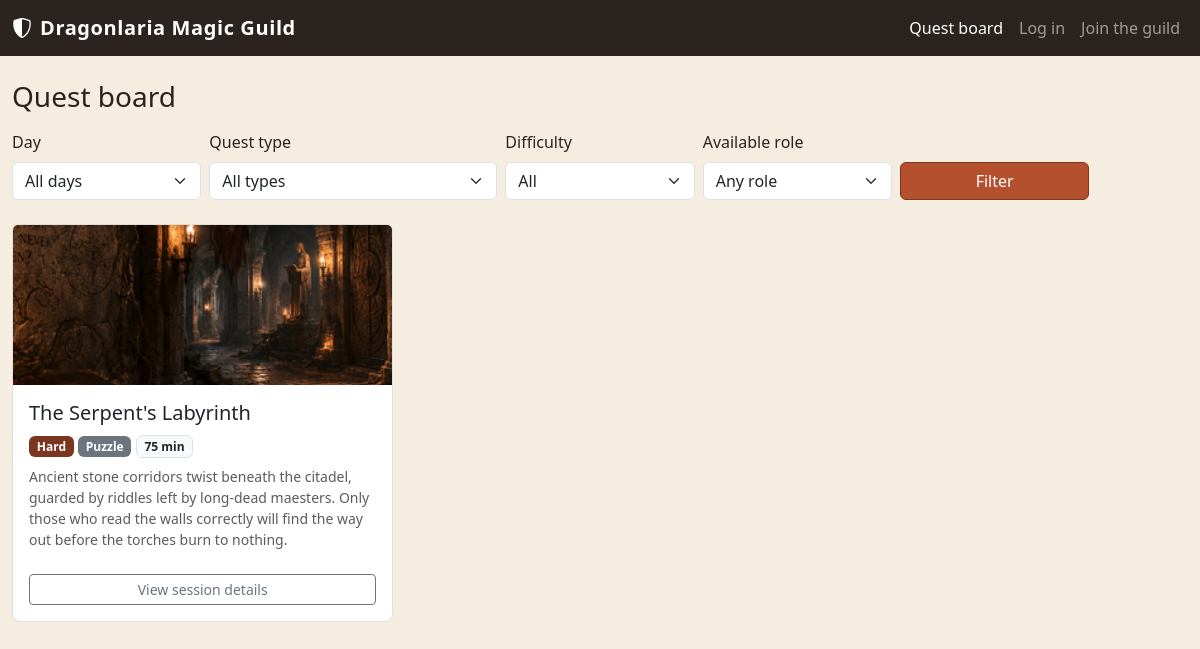
Before: / with the older database file.
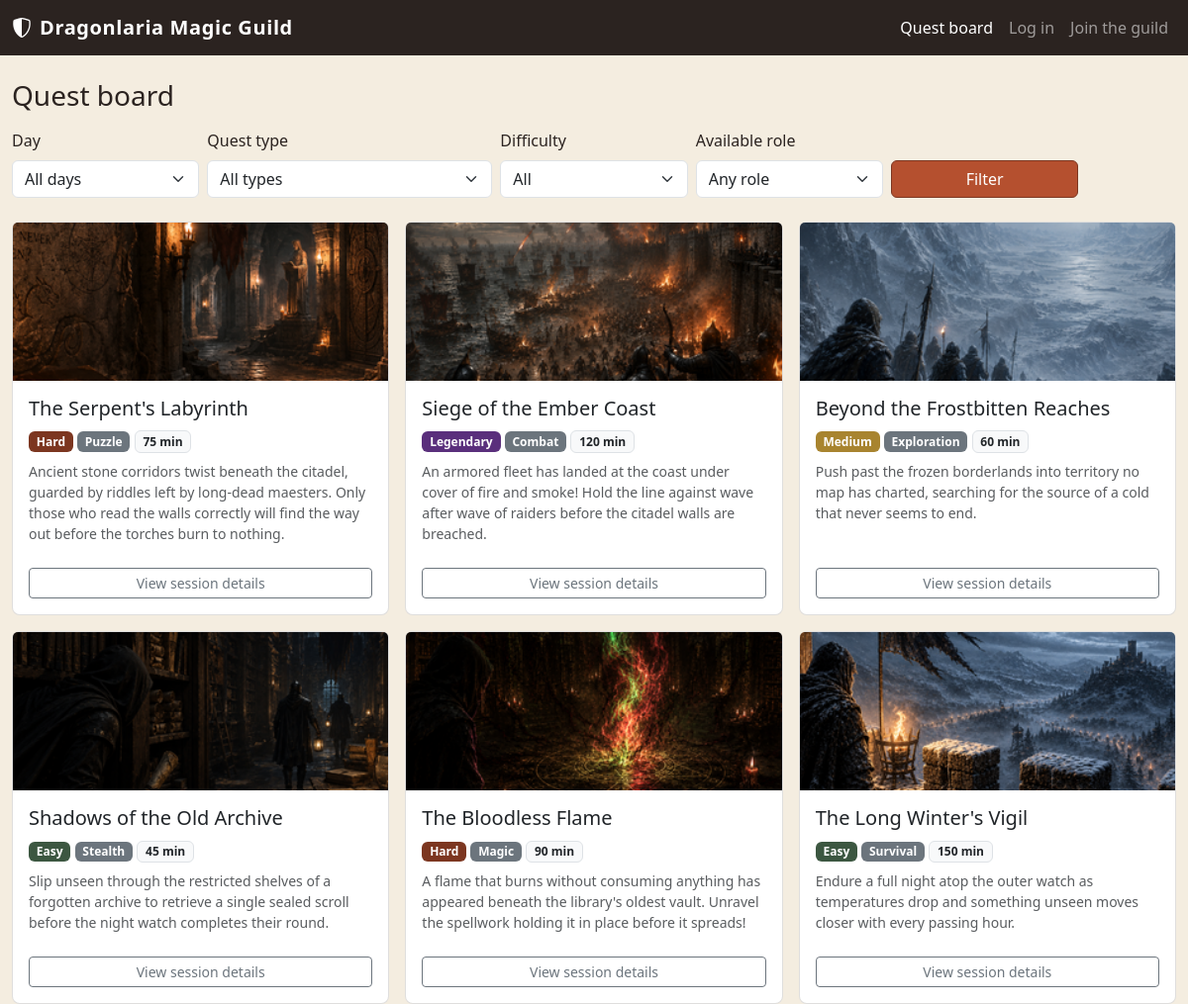
After: the same page with the newer database file.
### tables this page shows
CREATE TABLE "QUESTS" (
	"quest_id"	INTEGER NOT NULL UNIQUE,
	"created_by"	INTEGER NOT NULL,
	"title"	TEXT NOT NULL,
	"dur_mins"	INTEGER NOT NULL,
	"quest_type"	TEXT NOT NULL,
	"difficulty"	TEXT NOT NULL,
	"desc"	TEXT NOT NULL,
	"image_path"	TEXT NOT NULL,
	PRIMARY KEY("quest_id" AUTOINCREMENT),
	FOREIGN KEY("created_by") REFERENCES "USERS"("user_id")
);

### app.py (the view, shortened to what this page needs)
@app.route("/")
def homepage():
    selected_quest_type = request.args.get("quest_type") or None
    selected_difficulty = request.args.get("difficulty") or None
    selected_day = request.args.get("day") or None
    selected_role = request.args.get("role") or None
    quests_db = quests_dao.get_all_quests(quest_type=selected_quest_type, difficulty=selected_difficulty, day=selected_day)
    return render_template("public/homepage.html", quests=quests_db, quest_types=QUEST_TYPES,
        difficulties=DIFFICULTIES, days=DAYS, roles=list(ROLE_CAPACITIES.keys()))

### templates/public/homepage.html (shortened to what this page needs)
{% extends "base.html" %}
{% block home_active %}active{% endblock %}
{% block content %}
<div class="col-12">
  <h1 class="h3 mb-3">Quest board</h1>
  <form method="GET" action="{{ url_for('homepage') }}" class="row g-2 align-items-end mb-4">
    <div class="col-6 col-md-2">
      <label for="filterDay" class="form-label">Day</label>
      <select class="form-select" id="filterDay" name="day">
        <option value="">All days</option>
      </select>
    </div>
    <div class="col-6 col-md-3">
      <label for="filterType" class="form-label">Quest type</label>
      <select class="form-select" id="filterType" name="quest_type">
        <option value="">All types</option>
      </select>
    </div>
    <div class="col-6 col-md-2">
      <label for="filterDifficulty" class="form-label">Difficulty</label>
      <select class="form-select" id="filterDifficulty" name="difficulty">
        <option value="">All</option>
      </select>
    </div>
    <div class="col-6 col-md-2">
      <label for="filterRole" class="form-label">Available role</label>
      <select class="form-select" id="filterRole" name="role">
        <option value="">Any role</option>
      </select>
    </div>
    <div class="col-12 col-md-2 d-grid">
      <button type="submit" class="btn btn-guild-primary">Filter</button>
    </div>
  </form>
  <div class="row row-cols-1 row-cols-md-2 row-cols-lg-3 g-3">
    {% for q in quests %}
    <div class="col">
      <article class="card quest-card h-100">
        {% if q.image_path %}
        <img src="{{ url_for('static', filename=q.image_path) }}" class="card-img-top" alt="Illustration for {{ q.title }}">
        {% endif %}
        <div class="card-body d-flex flex-column">
          <h2 class="h5 card-title">{{ q.title }}</h2>
          <p class="card-text mb-2">
            <span class="badge badge-difficulty-{{ q.difficulty }}">{{ q.difficulty|capitalize }}</span>
            <span class="badge bg-secondary">{{ q.quest_type|capitalize }}</span>
            <span class="badge bg-light text-dark border">{{ q.dur_mins }} min</span>
          </p>
          <p class="card-text text-muted small flex-grow-1">{{ q.desc }}</p>
          <a href="{{ url_for('quest', quest_id=q.quest_id) }}" class="btn btn-outline-secondary btn-sm mt-2">View session details</a>
        </div>
      </article>
    </div>
    {% endfor %}
  </div>
</div>
{% endblock %}

### templates/base.html (shortened to what this page needs)
<!doctype html>
<html lang="en">
<head>
  <link href="https://cdn.jsdelivr.net/npm/bootstrap@5.3.5/dist/css/bootstrap.min.css" rel="stylesheet"
>
  <link rel="stylesheet" href="https://cdn.jsdelivr.net/npm/bootstrap-icons@1.11.3/font/bootstrap-icons.min.css">
  <link rel="stylesheet" href="{{ url_for('static', filename='style.css') }}">
</head>
<body>
  <header id="site-header">
    <nav class="navbar navbar-dark navbar-expand-lg guild-navbar">
      <div class="container-fluid">
        <a class="navbar-brand d-flex align-items-center gap-2" href="{{ url_for('homepage') }}">
          <i class="bi bi-shield-shaded"></i>
          <span class="brand-title">Dragonlaria Magic Guild</span>
        </a>
        <div class="collapse navbar-collapse" id="navbarSupportedContent">
          <ul class="navbar-nav ms-auto align-items-lg-center">
            <li class="nav-item">
              <a class="nav-link {% block home_active %}{% endblock %}" aria-current="page"
                href="{{ url_for('homepage') }}">Quest board</a>
            </li>
            {% if current_user.is_authenticated %}
              {% if current_user.is_adventurer() %}
                <li class="nav-item">
                  <a class="nav-link {% block profile_active %}{% endblock %}"
                    href="{{ url_for('profile') }}">My quests</a>
                </li>
              {% elif current_user.is_guild_master() %}
                <li class="nav-item">
                  <a class="nav-link {% block new_quest_active %}{% endblock %}"
                    href="{{ url_for('new_quest_form') }}">New quest</a>
                </li>
                <li class="nav-item">
                  <a class="nav-link {% block gm_profile_active %}{% endblock %}"
                    href="{{ url_for('gm_profile') }}">Dashboard</a>
                </li>
              {% endif %}
              <li class="nav-item dropdown dropstart">
                <a class="nav-link dropdown-toggle" href="#" role="button" data-bs-toggle="dropdown"
                  aria-expanded="false">
                  <i class="bi bi-person-circle"></i> {{ current_user.email }}
                </a>
                <ul class="dropdown-menu dropdown-menu-dark dropdown-menu-end">
                  <li><a class="dropdown-item" href="{{ url_for('logout') }}">
                    <i class="bi bi-box-arrow-right"></i> Log out</a></li>
                </ul>
              </li>
            {% else %}
              <li class="nav-item">
                <a class="nav-link {% block login_active %}{% endblock %}"
                  href="{{ url_for('login') }}">Log in</a>
              </li>
              <li class="nav-item">
                <a class="nav-link {% block register_active %}{% endblock %}" aria-current="page"
                  href="{{ url_for('register') }}">Join the guild</a>
              </li>
            {% endif %}
          </ul>
        </div>
      </div>
    </nav>
  </header>
  <div class="container-fluid mt-4">
    <div class="row">
      {% block content %}{% endblock %}
    </div>
  </div>
</body>
</html>

### static/style.css (style rules this page uses)
:root { --guild-ember: #b5502f; --guild-ember-dark: #7c3620; --guild-parchment: #f4ede0; --guild-ink: #2b2320; --guild-forest: #3c5741; }
body { background-color: var(--guild-parchment); color: var(--guild-ink); }
.guild-navbar { background-color: var(--guild-ink); }
.brand-title { font-weight: 600; letter-spacing: 0.03em; }
.btn-guild-primary { background-color: var(--guild-ember); border-color: var(--guild-ember-dark); color: #fff; }
.quest-card { border: 1px solid rgba(43, 35, 32, 0.15); border-radius: 0.5rem; background-color: #fff; }
.quest-card .card-img-top { height: 160px; object-fit: cover; }
.badge-difficulty-easy { background-color: var(--guild-forest); }
.badge-difficulty-medium { background-color: #a8842f; }
.badge-difficulty-hard { background-color: var(--guild-ember-dark); }
.badge-difficulty-legendary { background-color: #5a2f7c; }

Changed rows visible on the page:
added QUESTS: image_path (picture), title "Siege of the Ember Coast", difficulty "Legendary", quest_type "Combat", dur_mins "120", desc "An armored fleet has landed at the coast under cover of fire and smoke! Hold the line against wave after wave of raiders before the citadel walls are breached."
added QUESTS: image_path (picture), title "Beyond the Frostbitten Reaches", difficulty "Medium", quest_type "Exploration", dur_mins "60", desc "Push past the frozen borderlands into territory no map has charted, searching for the source of a cold that never seems to end."
added QUESTS: image_path (picture), title "Shadows of the Old Archive", difficulty "Easy", quest_type "Stealth", dur_mins "45", desc "Slip unseen through the restricted shelves of a forgotten archive to retrieve a single sealed scroll before the night watch completes their round."
added QUESTS: image_path (picture), title "The Bloodless Flame", difficulty "Hard", quest_type "Magic", dur_mins "90", desc "A flame that burns without consuming anything has appeared beneath the library's oldest vault. Unravel the spellwork holding it in place before it spreads!"
added QUESTS: image_path (picture), title "The Long Winter's Vigil", difficulty "Easy", quest_type "Survival", dur_mins "150", desc "Endure a full night atop the outer watch as temperatures drop and something unseen moves closer with every passing hour."
